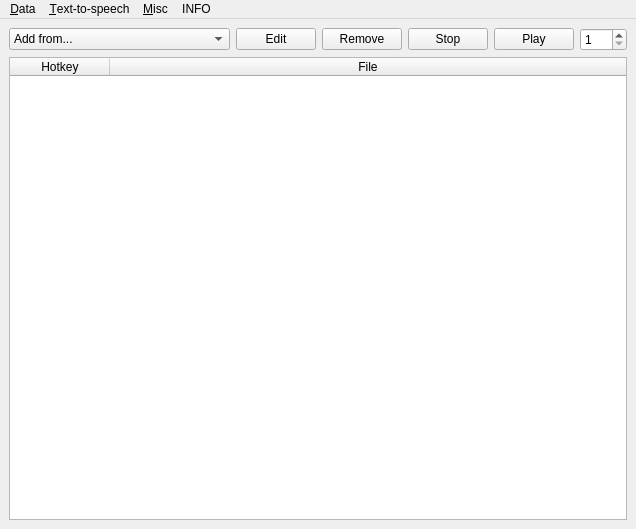
<?xml version="1.0" encoding="UTF-8"?>
<ui version="4.0">
 <class>MainWindow</class>
 <widget class="QMainWindow" name="MainWindow">
  <property name="geometry">
   <rect>
    <x>0</x>
    <y>0</y>
    <width>636</width>
    <height>529</height>
   </rect>
  </property>
  <property name="font">
   <font>
    <family>Ubuntu</family>
    <bold>false</bold>
   </font>
  </property>
  <property name="windowTitle">
   <string>Epicki Soundboard V3</string>
  </property>
  <widget class="QWidget" name="centralwidget">
   <layout class="QVBoxLayout" name="verticalLayout">
    <item>
     <layout class="QHBoxLayout" name="horizontalLayout">
      <item>
       <widget class="QComboBox" name="cbSource">
        <property name="sizePolicy">
         <sizepolicy hsizetype="MinimumExpanding" vsizetype="Fixed">
          <horstretch>0</horstretch>
          <verstretch>0</verstretch>
         </sizepolicy>
        </property>
        <property name="currentText">
         <string>Add from...</string>
        </property>
        <item>
         <property name="text">
          <string>Add from...</string>
         </property>
        </item>
        <item>
         <property name="text">
          <string>Audio file</string>
         </property>
        </item>
        <item>
         <property name="text">
          <string>Youtube-dl</string>
         </property>
        </item>
        <item>
         <property name="text">
          <string>Current TTS</string>
         </property>
        </item>
       </widget>
      </item>
      <item>
       <widget class="QPushButton" name="bEdit">
        <property name="sizePolicy">
         <sizepolicy hsizetype="Minimum" vsizetype="Fixed">
          <horstretch>0</horstretch>
          <verstretch>0</verstretch>
         </sizepolicy>
        </property>
        <property name="text">
         <string>Edit</string>
        </property>
       </widget>
      </item>
      <item>
       <widget class="QPushButton" name="bRemove">
        <property name="sizePolicy">
         <sizepolicy hsizetype="Minimum" vsizetype="Fixed">
          <horstretch>0</horstretch>
          <verstretch>0</verstretch>
         </sizepolicy>
        </property>
        <property name="text">
         <string>Remove</string>
        </property>
       </widget>
      </item>
      <item>
       <widget class="QPushButton" name="bStop">
        <property name="sizePolicy">
         <sizepolicy hsizetype="Minimum" vsizetype="Fixed">
          <horstretch>0</horstretch>
          <verstretch>0</verstretch>
         </sizepolicy>
        </property>
        <property name="text">
         <string>Stop</string>
        </property>
       </widget>
      </item>
      <item>
       <widget class="QPushButton" name="bPlay">
        <property name="sizePolicy">
         <sizepolicy hsizetype="Minimum" vsizetype="Fixed">
          <horstretch>0</horstretch>
          <verstretch>0</verstretch>
         </sizepolicy>
        </property>
        <property name="font">
         <font>
          <family>Ubuntu</family>
          <pointsize>9</pointsize>
          <bold>false</bold>
         </font>
        </property>
        <property name="toolTip">
         <string>Play selected</string>
        </property>
        <property name="text">
         <string>Play</string>
        </property>
        <property name="flat">
         <bool>false</bool>
        </property>
       </widget>
      </item>
      <item>
       <widget class="QSpinBox" name="lbPage">
        <property name="toolTip">
         <string>Page number</string>
        </property>
        <property name="minimum">
         <number>1</number>
        </property>
        <property name="maximum">
         <number>999</number>
        </property>
        <property name="value">
         <number>1</number>
        </property>
       </widget>
      </item>
     </layout>
    </item>
    <item>
     <widget class="QTableWidget" name="tvHotkeys">
      <property name="font">
       <font>
        <family>Ubuntu</family>
        <bold>false</bold>
       </font>
      </property>
      <property name="acceptDrops">
       <bool>true</bool>
      </property>
      <property name="editTriggers">
       <set>QAbstractItemView::EditTrigger::NoEditTriggers</set>
      </property>
      <property name="alternatingRowColors">
       <bool>true</bool>
      </property>
      <property name="selectionMode">
       <enum>QAbstractItemView::SelectionMode::ExtendedSelection</enum>
      </property>
      <property name="selectionBehavior">
       <enum>QAbstractItemView::SelectionBehavior::SelectRows</enum>
      </property>
      <property name="sortingEnabled">
       <bool>true</bool>
      </property>
      <attribute name="horizontalHeaderCascadingSectionResizes">
       <bool>true</bool>
      </attribute>
      <attribute name="horizontalHeaderHighlightSections">
       <bool>false</bool>
      </attribute>
      <attribute name="horizontalHeaderStretchLastSection">
       <bool>true</bool>
      </attribute>
      <attribute name="verticalHeaderVisible">
       <bool>false</bool>
      </attribute>
      <attribute name="verticalHeaderCascadingSectionResizes">
       <bool>false</bool>
      </attribute>
      <attribute name="verticalHeaderMinimumSectionSize">
       <number>20</number>
      </attribute>
      <attribute name="verticalHeaderDefaultSectionSize">
       <number>22</number>
      </attribute>
      <attribute name="verticalHeaderHighlightSections">
       <bool>false</bool>
      </attribute>
      <attribute name="verticalHeaderShowSortIndicator" stdset="0">
       <bool>false</bool>
      </attribute>
      <attribute name="verticalHeaderStretchLastSection">
       <bool>false</bool>
      </attribute>
      <column>
       <property name="text">
        <string>Hotkey</string>
       </property>
      </column>
      <column>
       <property name="text">
        <string>File</string>
       </property>
      </column>
     </widget>
    </item>
   </layout>
  </widget>
  <widget class="QMenuBar" name="menubar">
   <property name="geometry">
    <rect>
     <x>0</x>
     <y>0</y>
     <width>636</width>
     <height>33</height>
    </rect>
   </property>
   <widget class="QMenu" name="menuData">
    <property name="title">
     <string>&amp;Data</string>
    </property>
    <addaction name="actionSave"/>
    <addaction name="actionReload"/>
    <addaction name="separator"/>
    <addaction name="actionEdit_settings"/>
   </widget>
   <widget class="QMenu" name="menuText_to_speech">
    <property name="title">
     <string>&amp;Text-to-speech</string>
    </property>
    <addaction name="actionOpen_tts_manager"/>
    <addaction name="actionPlay_current_file"/>
   </widget>
   <widget class="QMenu" name="menuMisc">
    <property name="title">
     <string>&amp;Misc</string>
    </property>
    <addaction name="action_Move_to_page"/>
    <addaction name="actionRemove_with_missing_files"/>
    <addaction name="actionPurge_unused_files_in_customs_folder"/>
   </widget>
   <widget class="QMenu" name="menuINFO">
    <property name="title">
     <string>INFO</string>
    </property>
   </widget>
   <addaction name="menuData"/>
   <addaction name="menuText_to_speech"/>
   <addaction name="menuMisc"/>
   <addaction name="menuINFO"/>
  </widget>
  <action name="actionSave">
   <property name="text">
    <string>&amp;Save settings</string>
   </property>
  </action>
  <action name="actionReload">
   <property name="text">
    <string>&amp;Reload settings</string>
   </property>
  </action>
  <action name="actionEdit_settings">
   <property name="text">
    <string>&amp;Edit settings</string>
   </property>
  </action>
  <action name="actionOpen_settings_directory">
   <property name="text">
    <string>&amp;Open settings directory</string>
   </property>
  </action>
  <action name="actionOpen_tts_manager">
   <property name="text">
    <string>&amp;Open tts manager</string>
   </property>
  </action>
  <action name="actionPlay_current_file">
   <property name="text">
    <string>&amp;Play current file</string>
   </property>
  </action>
  <action name="action_Move_to_page">
   <property name="text">
    <string>&amp;Move to page</string>
   </property>
  </action>
  <action name="actionRemove_with_missing_files">
   <property name="text">
    <string>&amp;Remove with missing files</string>
   </property>
  </action>
  <action name="actionPurge_unused_files_in_customs_folder">
   <property name="text">
    <string>&amp;Purge unused files in customs folder</string>
   </property>
  </action>
  <action name="actionYoutube_dl_arguments">
   <property name="text">
    <string>&amp;Custom FFMPEG arguments</string>
   </property>
  </action>
 </widget>
 <resources/>
 <connections/>
</ui>
